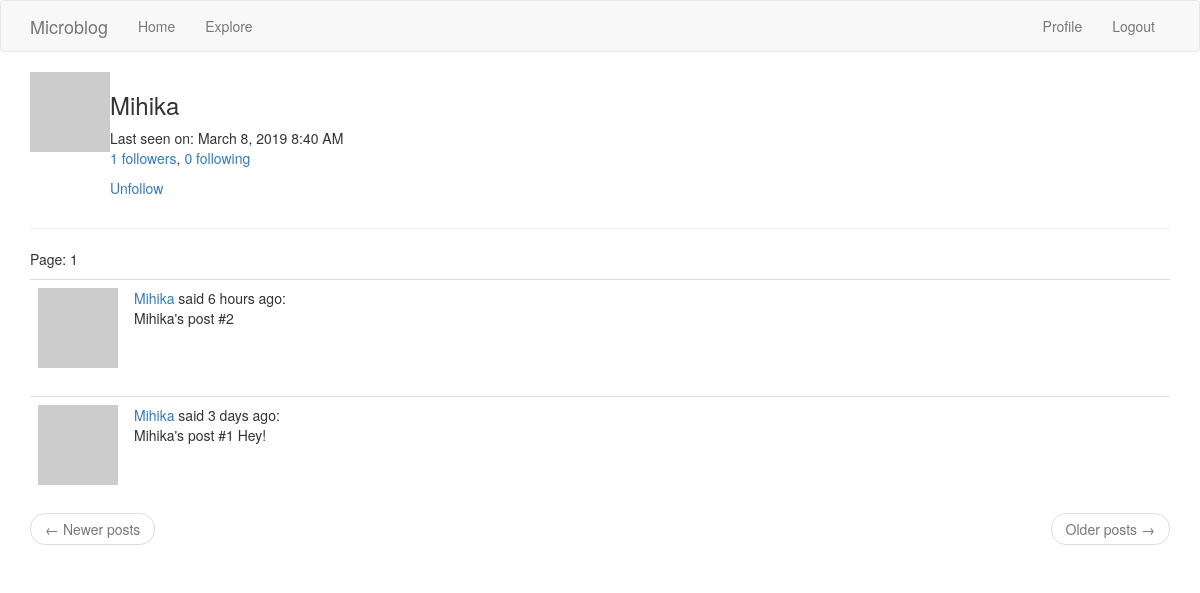
Screenshot of /user/Mihika (signed in) with the database file from the repository.
### app/models.py (models this page shows, shortened)
class User(UserMixin, db.Model):
	id = db.Column(db.Integer, primary_key=True)
	username = db.Column(db.String(128), unique=True, index=True)
	email = db.Column(db.String(128), unique=True, index=True)
	password = db.Column(db.String(200), unique=True, index=True)
	about_me = db.Column(db.String(140))
	last_seen = db.Column(db.DateTime, default=datetime.utcnow)
	posts = db.relationship('Post', backref='author', lazy='dynamic')
	followed = db.relationship('User', secondary=followers, primaryjoin=(followers.c.follower_id == id), secondaryjoin=(
		followers.c.followed_id == id), backref=db.backref('followers', lazy='dynamic'), lazy='dynamic')
	def avatar(self, size):
		x = "hey8989"+self.email
		digest = md5(x.lower().encode('utf-8')).hexdigest()
		return 'https://www.gravatar.com/avatar/{}?d=identicon&s={}'.format(digest, size)
	def is_following(self, user):
		return self.followed.filter(followers.c.followed_id == user.id).count() > 0

class Post(db.Model):
	__searchable__ = ['body']
	id = db.Column(db.Integer, primary_key=True)
	body = db.Column(db.String(140))
	timestamp = db.Column(db.DateTime, index=True, default=datetime.utcnow)
	language = db.Column(db.String(5))
	user_id = db.Column(db.Integer, db.ForeignKey('user.id'))

### app/main/routes.py (the view)
@bp.route('/user/<username>')
@login_required
def user(username):
	user = User.query.filter_by(username=username).first_or_404()
	page = request.args.get('page', 1, type=int)
	posts = user.posts.order_by(Post.timestamp.desc()).paginate(page, current_app.config['POSTS_PER_PAGE'], False)
	prev_url = url_for('main.user', username=user.username, page=posts.prev_num) if posts.has_prev else None
	next_url = url_for('main.user', username=user.username, page=posts.next_num) if posts.has_next else None
	return render_template('user.html', title="title", user=user, posts=posts.items, prev_url=prev_url, next_url=next_url, page=page)

### app/main/routes.py (called while the page is built)
@bp.before_request
def before_request():
	g.locale = str(get_locale())
	if current_user.is_authenticated:
		current_user.last_seen = datetime.utcnow()
		db.session.commit()

### app/models.py (called while the page is built)
@login.user_loader
def load_user(id):
	return User.query.get(int(id))

### app/templates/user.html (shortened to what this page needs)
{% extends "base.html" %}
{% block app_content %}
    <table>
         <tr valign="top">
            <td> <img src = "{{ user.avatar(128) }}"> </td>
            <td>
                <h3>{{ user.username }}</h3>
                {% if user.last_seen %}
                    Last seen on: {{ moment(user.last_seen).format('LLL') }}
                {% endif %}
                <p>
                    <a href = "{{ url_for('main.followers', username=user.username) }}">{{ user.followers.count() }} followers</a>,
                    <a href = "{{ url_for('main.following', username=user.username) }}">{{ user.followed.count() }} following </a>
                </p>
                {% if user == current_user %}
                    <p><a href = "{{ url_for('main.edit_profile') }}">Edit your profile</a></p>
                {% elif not current_user.is_following(user) %}
                    <p><a href = "{{ url_for('main.follow', username=user.username) }}">Follow</a></p>
                {% else %}
                    <p><a href = "{{ url_for('main.unfollow', username=user.username) }}">Unfollow</a></p>
                {% endif %}
            </td>
        </tr>
    </table>
    <hr>
    <p>Page: {{ page }}</p>
    {% for post in posts %}
        {% include '_post.html' %}
    {% endfor %}
    <nav aria-label="...">
        <ul class="pager">
            <li class="previous{% if not prev_url %} disabled{% endif %}">
                <a href="{{ prev_url or '#' }}">
                    <span aria-hidden="true">&larr;</span> Newer posts
                </a>
            </li>
            <li class="next{% if not next_url %} disabled{% endif %}">
                <a href="{{ next_url or '#' }}">
                    Older posts <span aria-hidden="true">&rarr;</span>
                </a>
            </li>
        </ul>
    </nav>
{% endblock %}

### app/templates/_post.html (shortened to what this page needs)
 <table class="table table-hover">
        <tr>
            <td width="70px">
                <a href="{{ url_for('main.user', username=post.author.username) }}">
                    <img src="{{ post.author.avatar(70) }}" />
                </a>
            </td>
            <td>
                <a href="{{ url_for('main.user', username=post.author.username) }}">
                    {{ post.author.username }}
                </a>
                {{ _('said') }} {{ moment(post.timestamp).fromNow() }}:
                <br>
                {{ post.body }}
            </td>
        </tr>
    </table>

### rows the page displays
User: username "Mihika", last_seen "March 8, 2019 8:40 AM"
Post: author.username "Mihika", timestamp "6 hours ago", body "Mihika's post #2"
Post: author.username "Mihika", timestamp "3 days ago", body "Mihika's post #1 Hey!"

### other values shown
{{ user.followers.count() }} "1"
{{ user.followed.count() }} "0"
{{ page }} "1"
